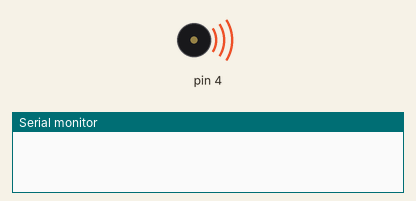
A sketch run on a simulated Arduino Uno, built with avr-gcc and run on an emulated ATmega328P. Parts: buzzer (waves = sounding), the last lines printed to the serial monitor.

Above: at 0.1 s.
At 2.1 s:
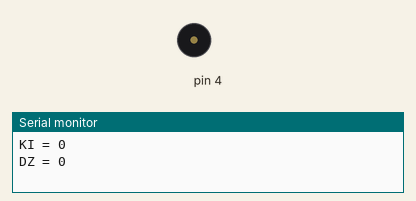
Timing chart, 0 to 3.6 s (numbered marks = the images above):
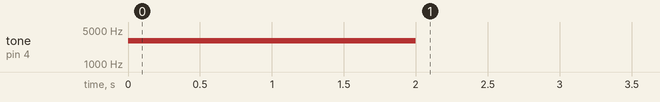

The sketch:

Arlo-Tune-Integral-Constants.ino
```cpp
/*
  Arlo-Tune-Integral-Constants

  Set control system constants that give the extra push to get to the
  final position and control the allowable positional error.
*/

#include <ArloRobot.h>                        // Include Arlo library
#include <SoftwareSerial.h>                   // Include SoftwareSerial library

// Arlo and serial objects required
ArloRobot Arlo;                               // Arlo object
SoftwareSerial ArloSerial(12, 13);            // Serial in I/O 12, out I/O 13

void setup()                                  // Setup function
{
  tone(4, 3000, 2000);                        // Piezospeaker beep
  Serial.begin(9600);                         // Start terminal serial port

  ArloSerial.begin(19200);                    // Start DHB-10 serial com
  Arlo.begin(ArloSerial);                     // Pass to Arlo object

  int ki = Arlo.readConfig("KI");             // Check KI
  Serial.print("KI = ");                      // Display KI
  Serial.println(ki);

  int dz = Arlo.readConfig("DZ");             // Check DZ
  Serial.print("DZ = ");                      // Display DZ
  Serial.println(dz);

  Arlo.writeConfig("KI", 65);                 // Change KI
  Arlo.writeConfig("DZ", 1);                  // Change DZ

  // Uncomment code below to store new settings to the DHB-10's EEPROM.
  // Tip: To uncomment, replace the two * characters with / characters.

  /*
  Arlo.storeConfig("KI");                    // New KI to DHB-10 EEPROM
  Serial.println(Arlo.lastExchange);

  Arlo.storeConfig("DZ");                    // New DZ to DHB-10 EEPROM
  Serial.println(Arlo.lastExchange);
  */
}

void loop() {}                                // Nothing for main loop
```
